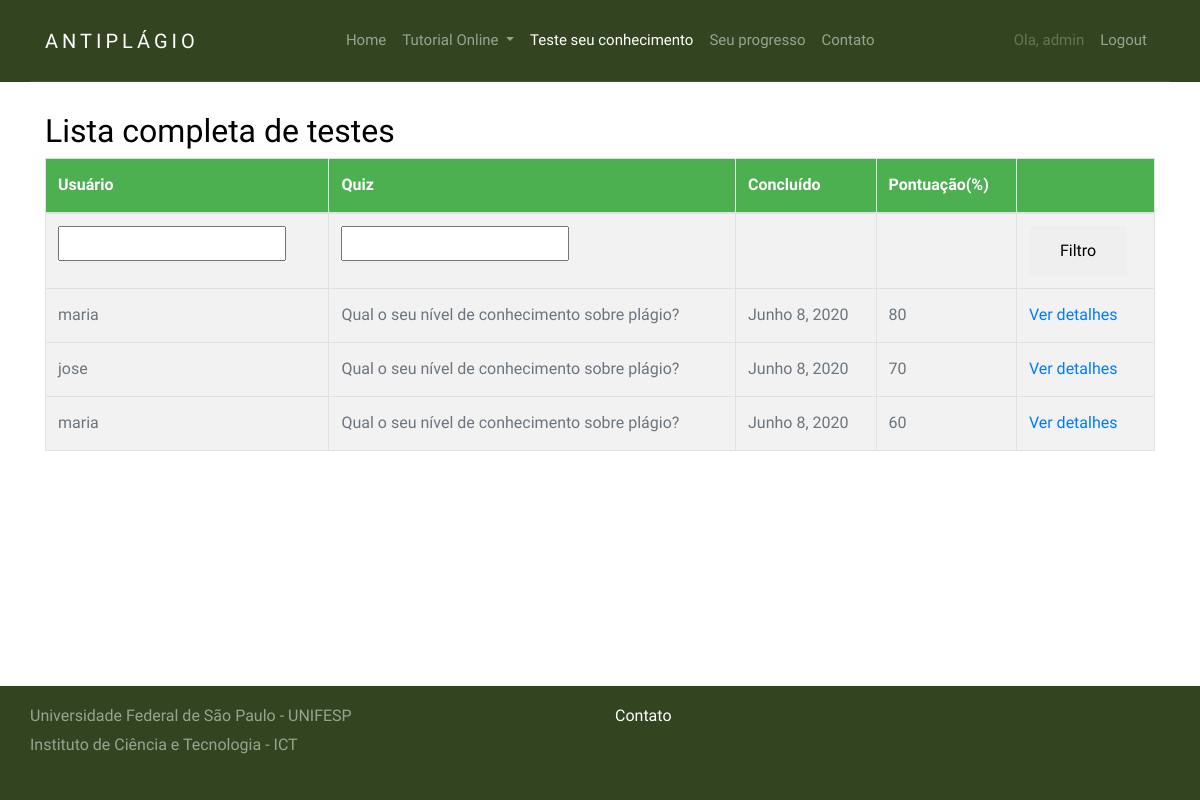
The page /quiz/marking/ (signed in) on the database its author committed.
### django_quiz/quiz/models.py (models this page shows, shortened)
class Sitting(models.Model):
    user = models.ForeignKey(settings.AUTH_USER_MODEL, verbose_name=_("Usuário"), on_delete=models.PROTECT)
    quiz = models.ForeignKey(Quiz, verbose_name=_("Quiz"), on_delete=models.PROTECT)
    question_order = models.CharField(
        max_length=1024,
        verbose_name=_("Ordem das questões"),
        validators=[validate_comma_separated_integer_list])
    question_list = models.CharField(
        max_length=1024,
        verbose_name=_("Lista das questões"),
        validators=[validate_comma_separated_integer_list])
    incorrect_questions = models.CharField(
        max_length=1024,
        blank=True,
        verbose_name=_("Questões incorretas"),
        validators=[validate_comma_separated_integer_list])
    current_score = models.IntegerField(verbose_name=_("Pontuação atual"))
    complete = models.BooleanField(default=False, blank=False,
                                   verbose_name=_("Completa"))
    user_answers = models.TextField(blank=True, default='{}',
                                    verbose_name=_("Resposta do usuário"))
    start = models.DateTimeField(auto_now_add=True,
                                 verbose_name=_("Iniciar"))
    end = models.DateTimeField(null=True, blank=True, verbose_name=_("Fim"))
    objects = SittingManager()
    class Meta:
        permissions = (("view_sittings", _("Visualizar testes concluídos.")),)
    def _question_ids(self):
        return [int(n) for n in self.question_order.split(',') if n]
    @property
    def get_percent_correct(self):
        dividend = float(self.current_score)
        divisor = len(self._question_ids())
        if divisor < 1:
            return 0            # prevent divide by zero error
        if dividend > divisor:
            return 100
        correct = int(round((dividend / divisor) * 100))
        if correct >= 1:
            return correct
        else:
            return 0

@python_2_unicode_compatible
class Quiz(models.Model):
    title = models.CharField(
        verbose_name=_("Título"),
        max_length=60, blank=False)
    description = models.TextField(
        verbose_name=_("Descrição"),
        blank=True, help_text=_("Descrição do questionário"))
    url = models.SlugField(
        max_length=60, blank=False,
        help_text=_("Uma URL amigável"),
        verbose_name=_("Uma URL amigável"))
    category = models.ForeignKey(
        Category, null=True, blank=True,
        verbose_name=_("Categoria"), on_delete=models.PROTECT)
    random_order = models.BooleanField(
        blank=False, default=False,
        verbose_name=_("Ordem aleatória"),
        help_text=_("Exibe as peguntas em"
                    "uma ordem aleatória ou como eles "
                    "estão setados?"))
    max_questions = models.PositiveIntegerField(
        blank=True, null=True, verbose_name=_("Questões Max"),
        help_text=_("Número de perguntas a serem respondidas em cada tentativa."))
    answers_at_end = models.BooleanField(
        blank=False, default=False,
        help_text=_("A resposta correta NÃO é mostrada após a pergunta ."
                    " Respostas exibidas no final."),
        verbose_name=_("Respostas no final"))
    exam_paper = models.BooleanField(
        blank=False, default=False,
        help_text=_("Se sim o resultado de cada"
                    " tentativa do usuário será"
                    " armazenado. Necessário marcação"),
        verbose_name=_("Resultado teste"))
    single_attempt = models.BooleanField(
        blank=False, default=False,
        help_text=_("Se sim, apenas uma tentativa por"
                    " usuário será permitida"
                    " Não usuários não poderam fazer este teste."),
        verbose_name=_("Tentativa única"))
    pass_mark = models.SmallIntegerField(
        blank=True, default=0,
        verbose_name=_("Marca de aprovação"),
        help_text=_("Porcentagem necessária para passar no teste."),
        validators=[MaxValueValidator(100)])
    success_text = models.TextField(
        blank=True, help_text=_("Exibido se o usuário for aprovado."),
        verbose_name=_("Texto de sucesso"))
    fail_text = models.TextField(
        verbose_name=_("Texto de falha"),
        blank=True, help_text=_("Exibido se o usuário falhar"))
    draft = models.BooleanField(
        blank=True, default=False,
        verbose_name=_("Draft"),
        help_text=_("Se sim o questionário não é exibido"
                    " na lista de perguntas e só pode ser"
                    " visualizada por usuários que podem editar"
                    " os testes."))
    class Meta:
        verbose_name = _("Quiz")
        verbose_name_plural = _("Quizzes")
    def __str__(self):
        return self.title

### django_quiz/quiz/views.py (the view)
class QuizMarkingList(QuizMarkerMixin, SittingFilterTitleMixin, ListView):
    model = Sitting
    def get_queryset(self):
        queryset = super(QuizMarkingList, self).get_queryset()\
                                               .filter(complete=True)
        user_filter = self.request.GET.get('user_filter')
        if user_filter:
            queryset = queryset.filter(user__username__icontains=user_filter)
        return queryset

### django_quiz/quiz/views.py (called while the page is built)
    @method_decorator(login_required)
    @method_decorator(permission_required('quiz.view_sittings'))
    def dispatch(self, *args, **kwargs):
        return super(QuizMarkerMixin, self).dispatch(*args, **kwargs)

    def get_queryset(self):
        queryset = super(SittingFilterTitleMixin, self).get_queryset()
        quiz_filter = self.request.GET.get('quiz_filter')
        if quiz_filter:
            queryset = queryset.filter(quiz__title__icontains=quiz_filter)
        return queryset

### django_quiz/build/lib/quiz/templates/quiz/sitting_list.html (shortened to what this page needs)
{% extends 'base.html' %}
{% load i18n %}
{% block content %}
<section class="site-section">
    <div class="container">
			<h2>{% trans "Lista completa de testes" %}</h2>
				{% if sitting_list %}
					<table class="table table-bordered table-striped">
					<thead>
						<tr>
						<th>{% trans "Usuário" %}</th>
						<th>{% trans "Quiz" %}</th>
						<th>{% trans "Concluído" %}</th>
						<th>{% trans "Pontuação" %}(%)</th>
						<th></th>
						</tr>
					</thead>
					<tbody>
						<tr>
						<form action="" method="GET">
							<td><input type="text" name="user_filter" /></td>
							<td><input type="text" name="quiz_filter" /></td>
							<td></td>
							<td></td>
							<td><button type="submit" class="btn btn-default">{% trans "Filtro"%}</button></td>
						</form>
						</tr>
					{% for sitting in sitting_list %}
						<tr>
						<td>{{ sitting.user }}</td>
						<td>{{ sitting.quiz }}</td>
						<td>{{ sitting.end|date }}</td>
						<td>{{ sitting.get_percent_correct }}</td>
						<td>
							<a href="{% url 'quiz_marking_detail' pk=sitting.id %}">
							{% trans "Ver detalhes" %}
							</a>
						</tr>
					{% endfor %}
					</tbody>
					</table>
				{% else %}
					<p>{% trans "Não há questionários correspondentes" %}.</p>
				{% endif %}
			</div>
		</section>
{% endblock %}

### django_quiz/build/lib/quiz/templates/base.html (shortened to what this page needs)
{% load i18n %}
{% load static %}
<!DOCTYPE html>
<html xmlns:fb="http://www.facebook.com/2008/fbml" xmlns="http://www.w3.org/1999/xhtml" xml:lang="en" lang="en" dir="ltr">
<head>
<link rel="stylesheet" href="{% static 'css/bootstrap.css' %}">
<link rel="stylesheet" href="{% static 'css/animate.css' %}">
<link rel="stylesheet" href="{% static 'css/owl.carousel.min.css' %}">
<link rel="stylesheet" href="{% static 'css/style.css' %}">
</head>
<body>
<header role="banner">
	<nav class="navbar navbar-expand-md navbar-dark bg-light">
	  <div class="container">
		<a class="navbar-brand absolute" href="{% url 'siteTutorial_home' %}">AntiPlágio</a>
		<div class="collapse navbar-collapse navbar-light" id="navbarsExample05">
		  <ul class="navbar-nav mx-auto">
			<li class="nav-item">
			  <a class="nav-link" href="{% url 'siteTutorial_home' %}">Home</a>
			</li>
			<li class="nav-item dropdown">
				<a class="nav-link dropdown-toggle" href="{% url 'siteTutorial_topicos' %}" id="dropdown04" data-toggle="dropdown-item" aria-haspopup="true" aria-expanded="false">Tutorial Online </a>
			</li>
			<li class="nav-item">
			  <a class="nav-link active" href="{% url 'quiz_index' %}">Teste seu conhecimento</a>
			</li>
			{% if user.is_authenticated %}
            <li class="nav-item">
                <a class="nav-link" href="{% url 'progress' %}">Seu progresso</a>
            </li>
			{% else %}
			<li class="nav-item" style="display: none;">
					<a class="nav-link" href="{% url 'progress' %}">Seu progresso</a>
			</li>
			{% endif %}
			<li class="nav-item">
			  <a class="nav-link" href="{% url 'siteTutorial_contato' %}">Contato</a>
			</li>
		  </ul>
		  <ul class="navbar-nav absolute-right">
			{% if user.is_authenticated %}
			<li class="nav-item">
				<a class="nav-link disabled" href="">Ola, {{ user }}</a>
            </li>
            <li class="nav-item">
                    <a class="nav-link" href="{% url 'logout' %}">Logout</a>
            </li>
			{% else %}
			<li class="nav-item">
					<a class="nav-link" href="{% url 'login' %}">Login</a>
			</li>
			{% endif %}
		  </ul>
		</div>
	  </div>
	</nav>
</header>
    {% block content %}
    {% endblock %}
<footer class="site-footer" style="background: #334520 !important;">
        <div class="container">
        <div class="row mb-2">
            <p>Universidade Federal de São Paulo - UNIFESP<br>
                Instituto de Ciência e Tecnologia - ICT<br>
            </p>
            <div class="col-md-6 ml-auto">
            <div class="row">
                <div class="col-md-4">
                <ul class="list-unstyled">
                    <li><a href="{% url 'siteTutorial_contato' %}">Contato</a></li>
                </ul>
                </div>
            </div>
            </div>
        </div>
        </div>
</footer>
</body>
</html>

### static/css/style.css (style rules this page uses)
body { background: #fff; font-family: "Source Sans Pro", arial, sans-serif; font-weight: 400; font-size: 16px; line-height: 1.8; color: #6c757d; position: relative; padding-bottom: 152px; min-height: 100vh; }
a { -webkit-transition: .3s all ease; -o-transition: .3s all ease; transition: .3s all ease; text-decoration: none; }
h1, h2, h3, h4, h5 { color: #000; font-family: "Source Sans Pro", arial, sans-serif; }
header { position: fixed; top: 0; left: 0; width: 100%; z-index: 5; }
header .navbar-brand { text-transform: uppercase; letter-spacing: .2em; font-weight: 400; color: #fff !important; }
header .navbar-collapse { position: relative; }
header .navbar { padding-top: 0; padding-bottom: 0; background: #334520 !important; }
header .navbar .container { border-bottom: 1px solid rgba(255, 255, 255, 0.1); }
header .navbar .navbar-nav.absolute-right { position: relative; right: 0; }
header .navbar .nav-link { padding: 1.7rem 1rem; font-size: 15px; outline: none !important; }
header .navbar .nav-link.active { color: #fff !important; }
.site-section { padding: 7em 0; }
.btn, .form-control { outline: none; -webkit-box-shadow: none !important; box-shadow: none !important; border-radius: 0; }
.btn { -webkit-transition: .3s all ease; -o-transition: .3s all ease; transition: .3s all ease; padding: 12px 30px; }
.site-footer { position: absolute; width: 100%; bottom: 0; background-position: center center; background-repeat: no-repeat; padding: 1em 0; }
.site-footer a { color: #fff; }
.site-footer p { color: rgba(255, 255, 255, 0.5); }
table { border-collapse: collapse; width: 100%; border: 1px solid #ddd; }
th, td { text-align: left; padding: 8px; }
tr:nth-child(even) { background-color: #f2f2f2 }
th { background-color: #4CAF50; color: white; }

### rows shown on the page
Sitting: user "maria", quiz "Qual o seu nível de conhecimento sobre plágio?", end "Junho 8, 2020", get_percent_correct "80"
Sitting: user "jose", quiz "Qual o seu nível de conhecimento sobre plágio?", end "Junho 8, 2020", get_percent_correct "70"
Sitting: user "maria", quiz "Qual o seu nível de conhecimento sobre plágio?", end "Junho 8, 2020", get_percent_correct "60"

### other values the page prints
{{ user }} "admin"
